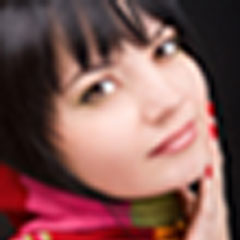
#> input picture grc UPDATE/Image Transfer/Image_loss/sample.jpg, 240 x 240 px; the run also reads 2 pictures not shown here
$ jupyter execute image_analysis.ipynb
#> lines starting #> are read from the running program, lines starting #| are printed output that depends on the picture
[cell 1]
# image_loss.py
# Author: Sasika Amarasinghe (amarasingheywsp.21@uom.lk)

from PIL import Image
import numpy as np

[cell 2]
# Open an image file
img = Image.open('./sample.jpg')  # Replace 'image_file.jpg' with your image file
#> img is the input picture: PIL image 240x240 RGB; mean R, G, B 130.5, 89.6, 86.2

[cell 3]
# Get the mode of the image
mode = img.mode
#> mode = 'RGB'

# Check if the mode indicates grayscale or RGB
if mode == 'RGB':
    print("The image is in RGB mode.")
elif mode == 'L':
    print("The image is in grayscale mode.")
else:
    print(f"The image is in mode: {mode}")

[cell 4]
# Get the size of the image
width, height = img.size
#> width = 240; height = 240
print(f"The image size is: {width} x {height}")
#| The image size is: 240 x 240

[cell 5]
# Get the format of the image
format = img.format
#> format = 'JPEG'
print(f"The image format is: {format}")
#| The image format is: JPEG

[cell 6]
# Get the image palette
palette = img.getpalette()
print(f"The image palette is: {palette}")
#| The image palette is: None

[cell 7]
# Get the image histogram
histogram = img.histogram()
#> histogram = 768 values, max 1394 at index 274, min 0 at index 499, mean 225
print(f"The image histogram is: {histogram}")
#> (printed output is left out)

[cell 8]
from PIL import Image
import matplotlib.pyplot as plt

# Open an image file
img = Image.open('./sample.jpg')  # Replace 'image_file.jpg' with your image file

# Convert the image to grayscale if needed
img_gray = img.convert('L')  # 'L' mode converts to grayscale
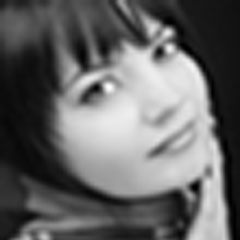
#> img_gray: PIL image 240x240 L; min 0, max 255, mean 101.5

# Get pixel values as a list of intensities for grayscale images
pixel_values = list(img_gray.getdata())
#> pixel_values = 57600 items

# Plot histogram
plt.figure(figsize=(8, 6))
plt.hist(pixel_values, bins=256, range=(0, 256), density=False, color='gray', alpha=0.7)
plt.title('Grayscale Image Histogram')
plt.xlabel('Pixel Intensity')
plt.ylabel('Frequency')
plt.grid()
plt.show()
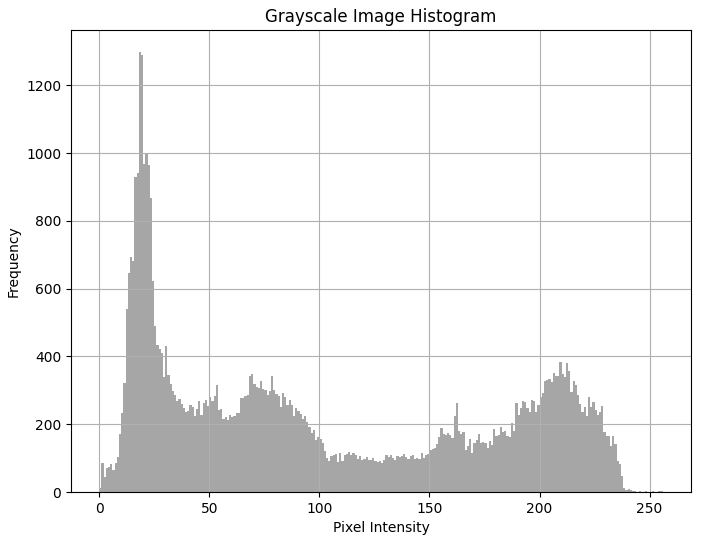
#> figure drawn by matplotlib, 1 panel; tallest bar 1298 high, from x = 18 to 19

[cell 9]
from PIL import Image
import matplotlib.pyplot as plt

# Open an image file
img = Image.open('./sample.jpg')  # Replace 'image_file.jpg' with your image file

# Split the image into its red, green, and blue channels
r, g, b = img.split()
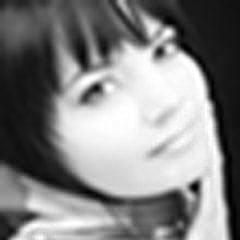
#> r: PIL image 240x240 L; min 0, max 255, mean 130.5
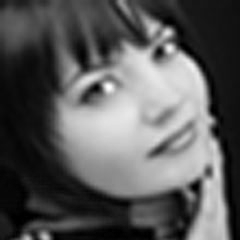
#> g: PIL image 240x240 L; min 0, max 255, mean 89.6
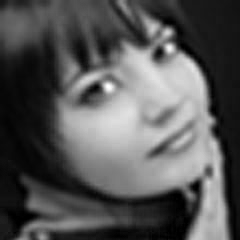
#> b: PIL image 240x240 L; min 0, max 255, mean 86.2

# Plot histograms for each channel
plt.figure(figsize=(8, 6))
plt.hist(r.getdata(), bins=256, range=(0, 256), color='red', alpha=0.5, label='Red')
plt.hist(g.getdata(), bins=256, range=(0, 256), color='green', alpha=0.5, label='Green')
plt.hist(b.getdata(), bins=256, range=(0, 256), color='blue', alpha=0.5, label='Blue')
plt.title('RGB Image Histogram')
plt.xlabel('Pixel Intensity')
plt.ylabel('Frequency')
plt.legend()
plt.grid()
plt.show()
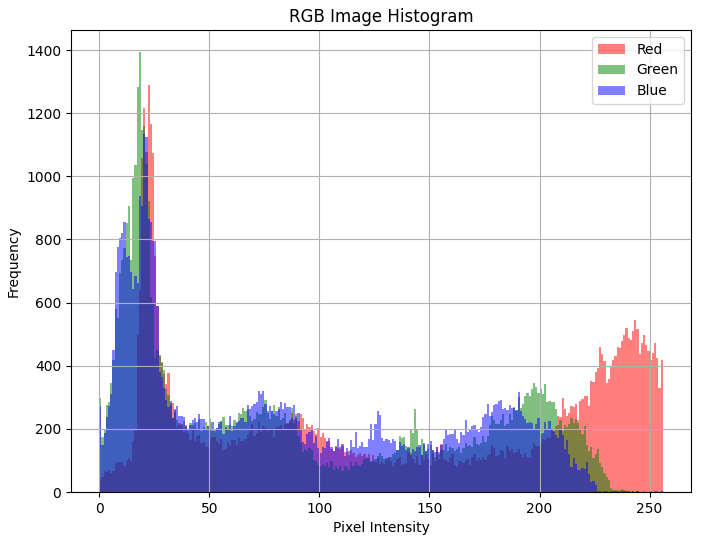
#> figure drawn by matplotlib, 1 panel; tallest bar 1288 high, from x = 22 to 23; tallest bar 1394 high, from x = 18 to 19; tallest bar 1135 high, from x = 20 to 21

[cell 10]
from PIL import Image
import matplotlib.pyplot as plt

# Open an image file
img = Image.open('./sample.jpg')  # Replace 'image_file.jpg' with your image file

# Get the histogram data using img.histogram()
histogram = img.histogram()

# Plot the histogram
plt.figure(figsize=(8, 6))
plt.plot(histogram, color='black')
plt.title('Image Histogram')
plt.xlabel('Pixel Intensity')
plt.ylabel('Frequency')
plt.grid()
plt.show()
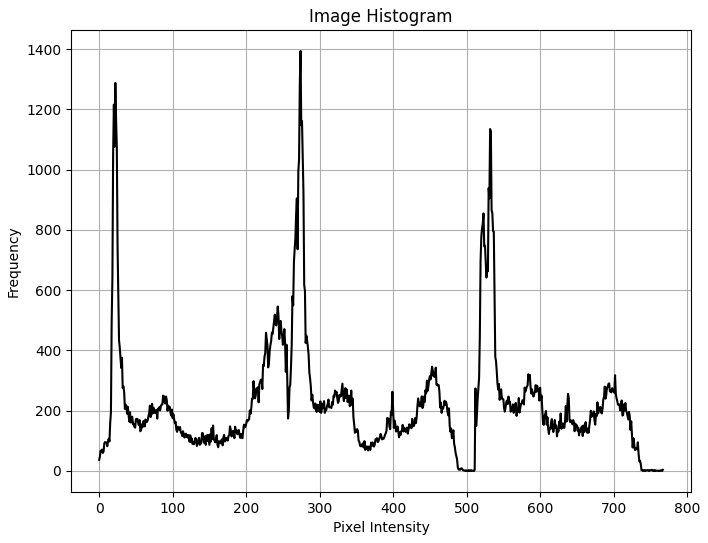
#> figure drawn by matplotlib, 1 panel; curve peaks at x = 274, y = 1394

___
## Image Loss Calculation

[cell 11]
transmitted_image = Image.open("./transmitted_image.jpg")
received_image = Image.open("./received_image.jpg")

[cell 12]
transmitted_image_array = np.array(transmitted_image)

[cell 13]
# Get the mode of the image
trans_img_mode = transmitted_image.mode
#> trans_img_mode = 'RGB'

# Check if the mode indicates grayscale or RGB
if trans_img_mode == 'RGB':
    print("The transmitted image is in RGB mode.")
elif trans_img_mode == 'L':
    print("The transmitted image is in grayscale mode.")
else:
    print(f"The transmitted image is in mode: {trans_img_mode}")

[cell 14]
total_loss = 0

[cell 15]
if trans_img_mode == "RGB":
    # Split the image into its red, green, and blue channels
    r_trans, g_trans, b_trans = transmitted_image.split()
    r_rec, g_rec, b_rec = received_image.split()

    # Convet image channels to numpy arrays
    r_trans_pix, g_trans_pix, b_trans_pix = np.array(r_trans), np.array(g_trans), np.array(b_trans)
    r_rec_pix, g_rec_pix, b_rec_pix = np.array(r_rec), np.array(g_rec), np.array(b_rec)

    r_diff = r_trans_pix - r_rec_pix
#> r_diff: shape (240, 240); every value is 0
    g_diff = g_trans_pix - g_rec_pix
    b_diff = b_trans_pix - b_rec_pix

    r_loss = np.sum(r_diff ** 2)
#> r_loss = 0
    g_loss = np.sum(g_diff ** 2)
#> g_loss = 0
    b_loss = np.sum(b_diff ** 2)
#> b_loss = 0

    total_loss = r_loss + g_loss + b_loss
#> total_loss = 0


elif trans_img_mode == "L":
    grayscale_trans_pix = np.array(transmitted_image)
    grayscale_rec_pix = np.array(received_image)

    total_loss = np.sum((grayscale_trans_pix - grayscale_rec_pix) ** 2)

[cell 16]
total_loss
#> Out = 0
